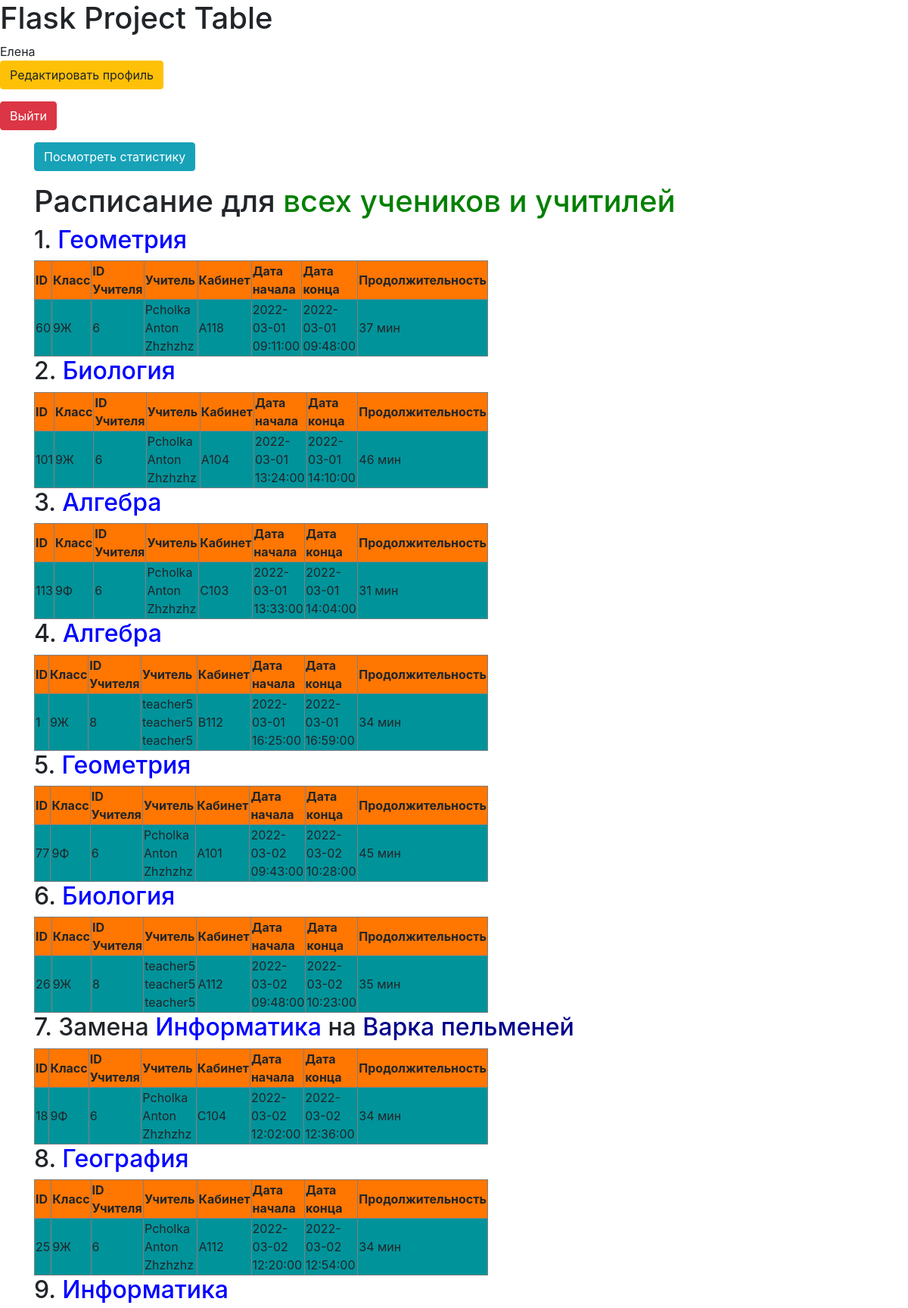
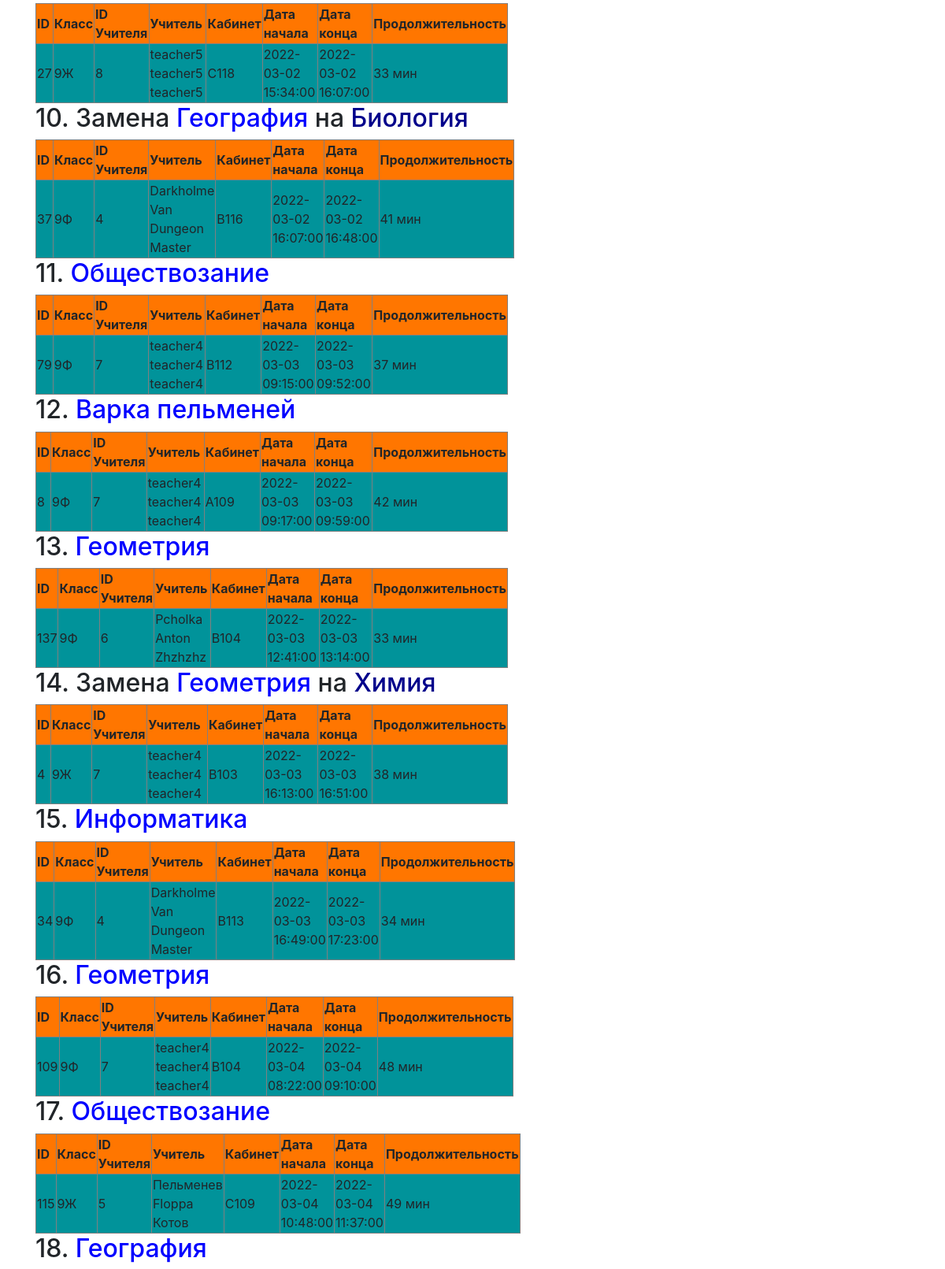
The page / (signed in, upper part) on the database its author committed (2 pictures, top to bottom).
### tables this page shows
CREATE TABLE users (
	id INTEGER NOT NULL, 
	name VARCHAR, 
	surname VARCHAR, 
	patronymic VARCHAR, 
	grade VARCHAR, 
	email VARCHAR, 
	hashed_password VARCHAR, 
	modified_date DATETIME, 
	access_level INTEGER, 
	token VARCHAR, new_column VARCHAR default "/db/images/default.png", 
	PRIMARY KEY (id), 
	UNIQUE (token)
);

CREATE TABLE lessons (
	id INTEGER NOT NULL, 
	topic VARCHAR, 
	grade VARCHAR, 
	teacher INTEGER, 
	cabinet VARCHAR, 
	start_date DATETIME, 
	end_date DATETIME, 
	PRIMARY KEY (id), 
	FOREIGN KEY(teacher) REFERENCES users (id)
);

CREATE TABLE replacements (
	id INTEGER NOT NULL, 
	lesson INTEGER, 
	topic VARCHAR, 
	grade VARCHAR, 
	teacher INTEGER, 
	cabinet VARCHAR, 
	start_date DATETIME, 
	end_date DATETIME, 
	PRIMARY KEY (id), 
	FOREIGN KEY(lesson) REFERENCES lessons (id), 
	FOREIGN KEY(teacher) REFERENCES users (id)
);

### app.py (the view)
@app.route('/')
def base():
    param = {}
    file = "show_user.html"
    if current_user.is_authenticated:
        db_sess = db_session.create_session()
        user = db_sess.query(User).filter(User.id == current_user.id).first()
        if user.access_level == 1:
            param = param_for_user()
            file = "show_user.html"
        elif user.access_level == 2:
            param = param_for_teacher()
            file = "show_teacher.html"
        elif user.access_level == 3:
            param = param_for_admin()
            file = "show_admin.html"
    return render_template(file, **param)

### app.py (called while the page is built)
def sort_lessons(x):
    db_sess = db_session.create_session()
    rep = db_sess.query(Replacement).filter(Replacement.lesson == x["id"]).first()
    if rep is None:
        return datetime.datetime(year=int(x["start_date"].split()[0].split('-')[0]),
                                 month=int(x["start_date"].split()[0].split('-')[1]),
                                 day=int(x["start_date"].split()[0].split('-')[2]),
                                 hour=int(x["start_date"].split()[1].split(':')[0]),
                                 minute=int(x["start_date"].split()[1].split(':')[1]),
                                 second=int(x["start_date"].split()[1].split(':')[2]))
    return rep.start_date

@login_manager.user_loader
def load_user(user_id):
    db_sess = db_session.create_session()
    return db_sess.query(User).get(user_id)

### data/sqlalchemy/db_session.py (called while the page is built)
def create_session() -> Session:
    global __factory
    return __factory()

### templates/show_admin.html
{% extends "base.html" %}
{% block content %}
    {% if current_user.is_authenticated %}
    <p>
        <a class="btn btn-info" href="/statistic">Посмотреть статистику</a>
    </p>
        <h1>Расписание для <font color="green">{{ grade }}</font></h1>
        {% for lesson in lessons %}
            {% if lesson["id"] in rep %}
                <h2>{{ loop.index }}. Замена <font color="blue">{{ lesson["topic"] }}</font> на
                    <font color="darkblue">{{ rep[lesson["id"]]["topic"] }}</font></h2>
                <table>
                    <tr>
                        <th style="background-color:#FF7600">ID</th>
                        <th style="background-color:#FF7600">Класс</th>
                        <th style="background-color:#FF7600">ID Учителя</th>
                        <th style="background-color:#FF7600">Учитель</th>
                        <th style="background-color:#FF7600">Кабинет</th>
                        <th style="background-color:#FF7600">Дата начала</th>
                        <th style="background-color:#FF7600">Дата конца</th>
                        <th style="background-color:#FF7600">Продолжительность</th>
                    </tr>
                    <tr>
                        <td style="background-color:#01939A">{{ rep[lesson["id"]]["id"] }}</td>
                        <td style="background-color:#01939A">{{ rep[lesson["id"]]["grade"] }}</td>
                        <td style="background-color:#01939A">{{ rep[lesson["id"]]["teacher"] }}</td>
                        <td style="background-color:#01939A">{{ rep[lesson["id"]]["teacher_name"] }}</td>
                        <td style="background-color:#01939A">{{ rep[lesson["id"]]["cabinet"] }}</td>
                        <td style="background-color:#01939A">{{ rep[lesson["id"]]["start_date"] }}</td>
                        <td style="background-color:#01939A">{{ rep[lesson["id"]]["end_date"] }}</td>
                        <td style="background-color:#01939A">{{ rep[lesson["id"]]["duration"] }} мин</td>
                    </tr>
                </table>
            {% else %}
                <h2>{{ loop.index }}. <font color="blue">{{ lesson["topic"] }}</font></h2>
                <table>
                    <tr>
                        <th style="background-color:#FF7600">ID</th>
                        <th style="background-color:#FF7600">Класс</th>
                        <th style="background-color:#FF7600">ID Учителя</th>
                        <th style="background-color:#FF7600">Учитель</th>
                        <th style="background-color:#FF7600">Кабинет</th>
                        <th style="background-color:#FF7600">Дата начала</th>
                        <th style="background-color:#FF7600">Дата конца</th>
                        <th style="background-color:#FF7600">Продолжительность</th>
                    </tr>
                    <tr>
                        <td style="background-color:#01939A">{{ lesson["id"] }}</td>
                        <td style="background-color:#01939A">{{ lesson["grade"] }}</td>
                        <td style="background-color:#01939A">{{ lesson["teacher"] }}</td>
                        <td style="background-color:#01939A">{{ lesson["teacher_name"] }}</td>
                        <td style="background-color:#01939A">{{ lesson["cabinet"] }}</td>
                        <td style="background-color:#01939A">{{ lesson["start_date"] }}</td>
                        <td style="background-color:#01939A">{{ lesson["end_date"] }}</td>
                        <td style="background-color:#01939A">{{ lesson["duration"] }} мин</td>
                    </tr>
                </table>
            {% endif %}
        {% endfor %}
    {% else %}
        <h1>Войдите, чтобы увидить расписание</h1>
    {% endif %}
{% endblock %}

### templates/base.html (shortened to what this page needs)
<!DOCTYPE html>
<html lang="en">
<head>
    <link rel="stylesheet"
          href="https://stackpath.bootstrapcdn.com/bootstrap/4.4.1/css/bootstrap.min.css"
>
    <link rel="stylesheet" type="text/css"
          href="{{ url_for('static', filename='css/style.css') }}"/>
</head>
<body>
<h1>Flask Project Table</h1>
<nav>
    {% if current_user.is_authenticated %}
        {{ current_user.name }}
        <p>
            <a class="btn btn-warning" href="/user_edit/{{ current_user.id }}">Редактировать
                профиль</a>
        </p>
        <p>
            <a class="btn btn-danger" href="/logout">Выйти</a>
        </p>
    {% else %}
        <p>
            <a class="btn btn-success" href="/token">Войти</a>
        </p>
    {% endif %}
</nav>
<main role="main" class="container">
    {% block content %}{% endblock %}
</main>
</body>
</html>

### static/css/style.css (style rules this page uses)
table { border: 1px solid grey; }
th { border: 1px solid grey; }
td { border: 1px solid grey; }
table { width: 100%; }
table { width: 600px; }

### rows shown on the page
users: name "Елена"
lessons: topic "Геометрия", id "60", grade "9Ж", teacher "6", teacher_name "Pcholka Anton Zhzhzhz", cabinet "А118", start_date "2022-03-01 09:11:00", end_date "2022-03-01 09:48:00", duration "37"
lessons: topic "Биология", id "101", grade "9Ж", teacher "6", teacher_name "Pcholka Anton Zhzhzhz", cabinet "А104", start_date "2022-03-01 13:24:00", end_date "2022-03-01 14:10:00", duration "46"
lessons: topic "Алгебра", id "113", grade "9Ф", teacher "6", teacher_name "Pcholka Anton Zhzhzhz", cabinet "С103", start_date "2022-03-01 13:33:00", end_date "2022-03-01 14:04:00", duration "31"
lessons: topic "Алгебра", id "1", grade "9Ж", teacher "8", teacher_name "teacher5 teacher5 teacher5", cabinet "B112", start_date "2022-03-01 16:25:00", end_date "2022-03-01 16:59:00", duration "34"
lessons: topic "Геометрия", id "77", grade "9Ф", teacher "6", teacher_name "Pcholka Anton Zhzhzhz", cabinet "А101", start_date "2022-03-02 09:43:00", end_date "2022-03-02 10:28:00", duration "45"
lessons: topic "Биология", id "26", grade "9Ж", teacher "8", teacher_name "teacher5 teacher5 teacher5", cabinet "А112", start_date "2022-03-02 09:48:00", end_date "2022-03-02 10:23:00", duration "35"
lessons: topic "Информатика", rep "18", rep "6", rep "Pcholka Anton Zhzhzhz", start_date "2022-03-02 12:02:00", end_date "2022-03-02 12:36:00", rep "34"
replacements: topic "Варка пельменей", grade "9Ф", cabinet "С104"
lessons: topic "География", id "25", grade "9Ж", teacher "6", teacher_name "Pcholka Anton Zhzhzhz", cabinet "А112", start_date "2022-03-02 12:20:00", end_date "2022-03-02 12:54:00", duration "34"
lessons: topic "Информатика", id "27", grade "9Ж", teacher "8", teacher_name "teacher5 teacher5 teacher5", cabinet "С118", start_date "2022-03-02 15:34:00", end_date "2022-03-02 16:07:00", duration "33"
lessons: topic "География", rep "37", rep "4", rep "Darkholme Van Dungeon Master", start_date "2022-03-02 16:07:00", end_date "2022-03-02 16:48:00", rep "41"
replacements: topic "Биология", grade "9Ф", cabinet "B116"
lessons: topic "Обществозание", id "79", grade "9Ф", teacher "7", teacher_name "teacher4 teacher4 teacher4", cabinet "B112", start_date "2022-03-03 09:15:00", end_date "2022-03-03 09:52:00", duration "37"
lessons: topic "Варка пельменей", id "8", grade "9Ф", teacher "7", teacher_name "teacher4 teacher4 teacher4", cabinet "А109", start_date "2022-03-03 09:17:00", end_date "2022-03-03 09:59:00", duration "42"
lessons: topic "Геометрия", id "137", grade "9Ф", teacher "6", teacher_name "Pcholka Anton Zhzhzhz", cabinet "B104", start_date "2022-03-03 12:41:00", end_date "2022-03-03 13:14:00", duration "33"
lessons: topic "Геометрия", rep "4", rep "7", rep "teacher4 teacher4 teacher4", start_date "2022-03-03 16:13:00", end_date "2022-03-03 16:51:00", rep "38"
replacements: topic "Химия", grade "9Ж", cabinet "B103"
lessons: topic "Информатика", id "34", grade "9Ф", teacher "4", teacher_name "Darkholme Van Dungeon Master", cabinet "B113", start_date "2022-03-03 16:49:00", end_date "2022-03-03 17:23:00", duration "34"
lessons: topic "Геометрия", id "109", grade "9Ф", teacher "7", teacher_name "teacher4 teacher4 teacher4", cabinet "B104", start_date "2022-03-04 08:22:00", end_date "2022-03-04 09:10:00", duration "48"
lessons: topic "Обществозание", id "115", grade "9Ж", teacher "5", teacher_name "Пельменев Floppa Котов", cabinet "С109", start_date "2022-03-04 10:48:00", end_date "2022-03-04 11:37:00", duration "49"
lessons: topic "География"

### other values the page prints
{{ grade }} "всех учеников и учитилей"
